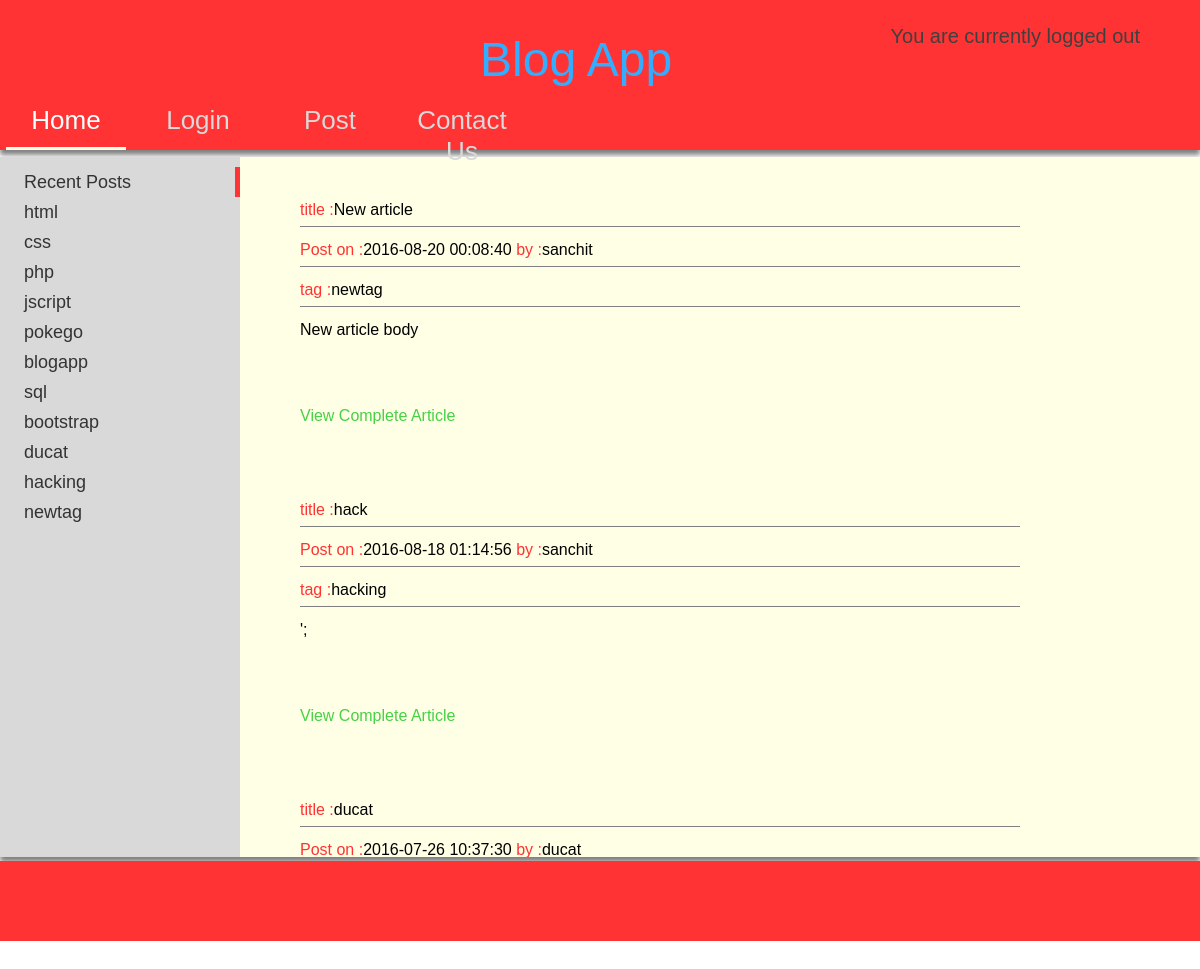
The page / on the database its author committed.
### tables this page shows
CREATE TABLE `post_table` (
  `post_id` int(11) NOT NULL,
  `post_title` varchar(150) NOT NULL,
  `post_by` varchar(150) NOT NULL,
  `post_on` datetime NOT NULL DEFAULT CURRENT_TIMESTAMP,
  `post_tag` varchar(150) NOT NULL,
  `post_message` text NOT NULL
);

### config.php (called while the page is built)
<?php
$dbserver="localhost";
$dbusername="root";
$dbpassword="";
$dbname="blog_db";
$dbconn=mysqli_connect($dbserver,$dbusername,$dbpassword,$dbname);
function select(&$res,$field=NULL,$val=NULL)
{
	global $dbconn;
	$condition=(is_null($field))? "":"WHERE $field='$val'";
	$query="SELECT *
			FROM post_table
			".$condition."ORDER BY post_on DESC;";
	$res=mysqli_query($dbconn,$query);
}
$query="SELECT post_id,post_tag FROM post_table GROUP BY post_tag ORDER BY post_id;";
$data=mysqli_query($dbconn,$query);
$tags=NULL;
while($tag=mysqli_fetch_array($data))
 $tags[$tag['post_id']]=$tag['post_tag'];
?>

### sub_topic_handler.php (the view)
<?php
function sub_topic_handler($sub_topic)
{
	global $tags;
	if($sub_topic=="recent")
	select($res);
	else
	{
	$sub_topic=$tags[$sub_topic];
	select($res,"post_tag",$sub_topic);
	}
	while($post=mysqli_fetch_array($res))
	{
		?>
        <div class="post">
            <div class="title">
            <p class="highlight">title :</p><?php echo $post['post_title'];?>
            </div>
            <div class="post_info"><p class="highlight">Post on :</p><?php echo $post['post_on'];?> <p class="highlight">by :</p><?php echo $post['post_by'];?>
            </div>
            <div class="tag">
            <p class="highlight">tag :</p><?php echo $post['post_tag'];?>
            </div>
            <div class="message">
				<?php echo str_replace("<br>"," ",str_replace("<br />"," ",$post['post_message']));?>
            </div>
            <div class="view">
            <a href="view.php?post_id=<?php echo $post['post_id'];?>">View Complete Article</a>
            </div>
        </div>
        <?php
	}
}
?>

### index.php (shortened to what this page needs)
<?php
if(isset($_GET['topic']))
$topic=$_GET['topic'];
else
$topic='home';
?>
<html>
<head>
</head>
<link href="css/main.css" rel="stylesheet" type="text/css" />
<body>
<div class="header">
	<div class="heading_box">
    	<div class="heading">
        Blog App
        </div>
        <div class="log_info">
        <?php
		if(!isset($_SESSION['login']))
		echo "You are currently logged out";
		else
		echo "You have successfully logged in as {$_SESSION['username']}";
        ?>
        </div>
    </div>
    <div class="nav_bar">
    <ul>
    	<li><a href="?topic=home" <?php if($topic=="home") echo 'style="border-bottom:3px solid #ffffe5;color:#ffffff;"';?>>Home</a></li>
        <li><a href="?topic=login" <?php if($topic=="login") echo 'style="border-bottom:3px solid #ffffe5;color:#ffffff;"';?>>Login</a></li>
        <li><a href="?topic=post" <?php if($topic=="post") echo 'style="border-bottom:3px solid #ffffe5;color:#ffffff;"';?>>Post</a></li>
        <li><a href="?topic=contact" <?php if($topic=="contact") echo 'style="border-bottom:3px solid #ffffe5;color:#ffffff;"';?>>Contact Us</a></li>
    </ul>
    </div>
</div>
<div class="body">
<?php
switch($topic)
{
	default:
	include('home_page.php');
}
?>
</div>
<div class="footer">
</div>
</body>
</html>

### home_page.php
<?php
include('config.php');
		if(isset($_GET['sub_topic']))
		$sub_topic=$_GET['sub_topic'];
		else
		$sub_topic="recent";
?>
<div class="category">
	<ul>
    	<li><a href="?sub_topic=recent"<?php if($sub_topic=="recent") echo "class='hilite'";?>>Recent Posts</a></li>
        <?php
		foreach($tags as $id => $tag)
		{
			?>
		<li><a href="?sub_topic=<?php echo $id;?>"<?php if($sub_topic==$id) echo "class='hilite'";?>><?php echo $tag;?></a></li>
        	<?php
		}
        ?>
    </ul>
</div>
<div class="content" style="width:80%;">
        <?php
		include('sub_topic_handler.php');
		sub_topic_handler($sub_topic);
		?>
</div>

### css/main.css (style rules this page uses)
* { margin:0px; padding:0px; -webkit-box-sizing:border-box; -moz-box-sizing:border-box; box-sizing:border-box; }
.header { font-family:Arial, Helvetica, sans-serif; height:150px; background:#ff3333; margin-bottom:7px; box-shadow:0px 5px 5px grey; }
.heading_box { height:70%; position:relative; }
.heading { position:absolute; color:#33adff; font-family:Arial, Helvetica, sans-serif; font-size:48px; top:30%; left:40%; }
.log_info { position:absolute; font-size:20px; height:80px; bottom:0; right:5%; color:#404040; }
.nav_bar { height:30%; }
.nav_bar ul { list-style:none; }
.nav_bar ul li { display:block; float:left; width:10%; margin-left:0.5%; margin-right:0.5%; }
.nav_bar ul li a { font-size:26px; color:#d9d9d9; text-align:center; text-decoration:none; display:block; height:100%; }
.body { background:#ffffe5; height:700px; box-shadow:0px 5px 5px grey; }
.category { padding-top:10px; overflow:auto; height:100%; width:20%; float:left; background:#d9d9d9; }
.category ul { list-style:none; height:100%; }
.category ul li { height:30px; }
.category ul li a { padding-top:5px; font-family:Arial, Helvetica, sans-serif; color:#333; padding-left:10%; height:100%; display:block; text-decoration:none; font-size:18px; transition:padding-left 0.5s; }
.hilite { border-right:5px solid #ff3333; }
.content { padding-top:20px; padding-left:5%; overflow:auto; width:100%; float:left; height:100%; }
.highlight { display:inline; color:#ff3333; }
.post { font-family:Verdana, Geneva, sans-serif; margin-top:10px; margin-bottom:30px; height:270px; width:80%; }
.title { padding-top:2%; height:40px; border-bottom:1px solid grey; }
.post_info { padding-top:2%; height:40px; border-bottom:1px solid grey; }
.message { white-space:nowrap; text-overflow:ellipsis; overflow:hidden; padding-top:2%; height:90px; }
.view { padding-top:10px; height:50px; }
.view a { text-decoration:none; }
.view a:link { color:#47d147; }
.tag { padding-top:2%; height:40px; border-bottom:1px solid grey; }
.footer { margin-top:4px; background:#ff3333; height:80px; }

### rows shown on the page
post_table: post_title "New article", post_on "2016-08-20 00:08:40", post_by "sanchit", post_tag "newtag", post_message "New article body"
post_table: post_title "hack", post_on "2016-08-18 01:14:56", post_by "sanchit", post_tag "hacking", post_message "';"
post_table: post_title "ducat", post_on "2016-07-26 10:37:30", post_by "ducat"

### other values the page prints
$tag "html"
$tag "css"
$tag "php"
$tag "jscript"
$tag "pokego"
$tag "blogapp"
$tag "sql"
$tag "bootstrap"
$tag "ducat"
$tag "hacking"
$tag "newtag"
